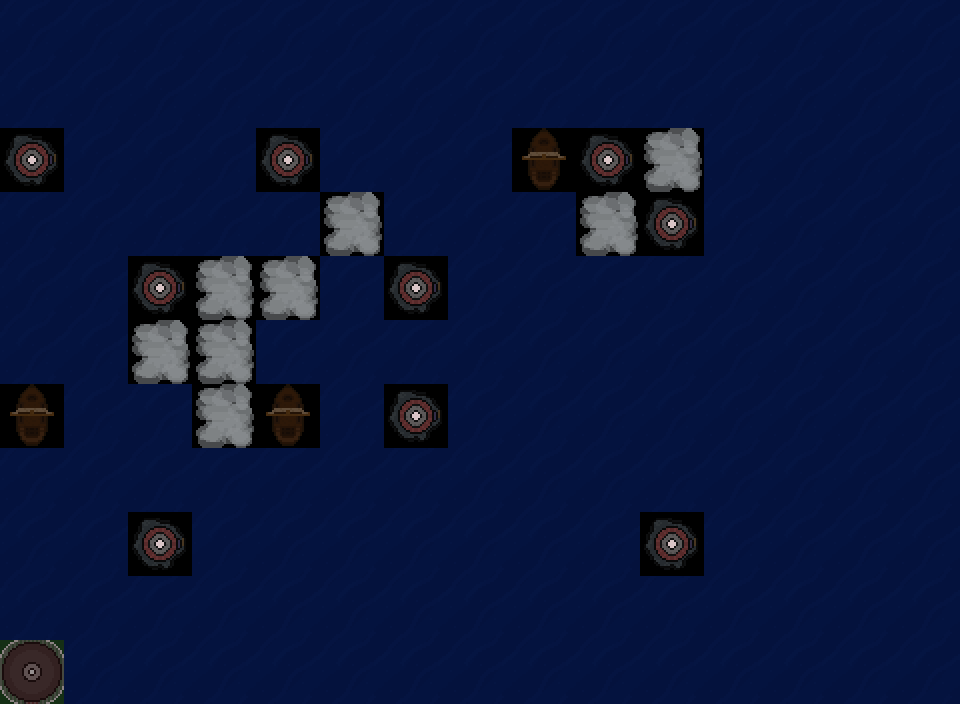

Below is a game level as drawn by its tile map, then a one-line description and the .tmx file that defines it, in full:
An orthogonal 15x11 tile map with 64x64 px tiles, 1 tile layer (Tile Layer 1), 5 tilesets.

<map version="1.0" tiledversion="1.1.1" orientation="orthogonal" renderorder="right-down" width="15" height="11" tilewidth="64" tileheight="64" infinite="0" nextobjectid="1">
 <tileset firstgid="1" source="../tileset/LHMain.tsx" />
 <tileset firstgid="10" source="../tileset/LH1.tsx" />
 <tileset firstgid="11" source="../tileset/ship1.tsx" />
 <tileset firstgid="12" source="../tileset/water1.tsx" />
 <tileset firstgid="13" source="../tileset/fog1.tsx" />
 <layer name="Tile Layer 1" width="15" height="11">
  <data encoding="csv">
12,12,12,12,12,12,12,12,12,12,12,12,12,12,12,
12,12,12,12,12,12,12,12,12,12,12,12,12,12,12,
10,12,12,12,10,12,12,12,11,10,13,12,12,12,12,
12,12,12,12,12,13,12,12,12,13,10,12,12,12,12,
12,12,10,13,13,12,10,12,12,12,12,12,12,12,12,
12,12,13,13,12,12,12,12,12,12,12,12,12,12,12,
11,12,12,13,11,12,10,12,12,12,12,12,12,12,12,
12,12,12,12,12,12,12,12,12,12,12,12,12,12,12,
12,12,10,12,12,12,12,12,12,12,10,12,12,12,12,
12,12,12,12,12,12,12,12,12,12,12,12,12,12,12,
5,12,12,12,12,12,12,12,12,12,12,12,12,12,12
</data>
 </layer>
</map>
